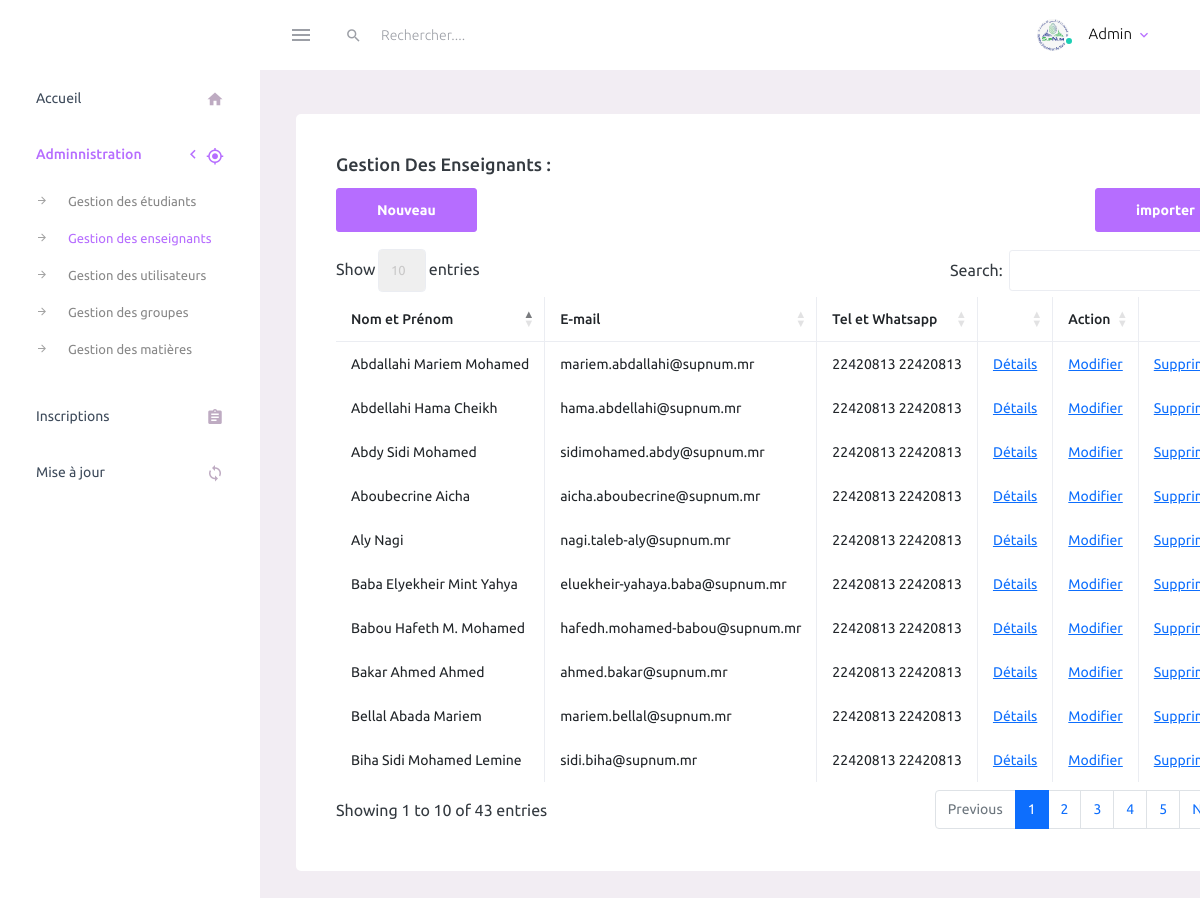
Screenshot of /admin/enseignant.php (signed in) with the database file from the repository.
### tables this page shows
CREATE TABLE `enseignant` (
`id_ens` int(10) PRIMARY KEY AUTO_INCREMENT ,
`nom` varchar(60) DEFAULT NULL,
`prenom` varchar(60) DEFAULT NULL,
`Date_naiss` date DEFAULT NULL,
`lieu_naiss` varchar(30) DEFAULT NULL,
`email` varchar(100) DEFAULT NULL,
`num_tel` int(20) DEFAULT NULL,
`num_whatsapp` int(20) DEFAULT NULL,
`diplome` varchar(20) DEFAULT NULL,
`grade` varchar(20) DEFAULT NULL,
`id_role` int(11) NOT NULL,
FOREIGN KEY (id_role) REFERENCES role(id_role)

);

### admin/enseignant.php (the view, shortened to what this page needs)
<?php
include "nav_bar.php";
$req1 = "SELECT * FROM enseignant  ORDER BY nom ASC ;";
$req = mysqli_query($conn , $req1);
?>
<div class="main-panel">
          <div class="content-wrapper">
            <div class="page-header">
            <div class="row">
              <div class="col-lg-12 grid-margin stretch-card">
                <div class="card">
                  <div class="card-body">
                    <h4 class="card-title">Gestion des enseignants :</h4>
                    <div style="display: flex ; justify-content: space-between;">
                        <a href="ajouter_enseignant.php" class = "btn btn-primary" >Nouveau</a>
                        <a href="import_enseignant.php"  class="btn btn-primary ml-25">importer</a>
                    </div>
                    <br>
                    <table id="example" class="table table-bordered" style="width:100%">
                    <thead>
                    <tr>
                    <th>Nom et Prénom</th>
                    <th>E-mail</th>
                    <th>Tel et Whatsapp</th>
                    <th></th>
                    <th >Action</th>
                    <th></th>
                    </tr>
                    </thead>
                    <tbody>
                    <?php
                    if(mysqli_num_rows($req) == 0){
                        echo "Il n'y a pas encore des enseignant ajouter !" ;
                    }else {
                        while($row=mysqli_fetch_assoc($req)){
                            ?>
                            <tr>
                                <td><?php echo $row['nom'];?>
                                <?php echo $row['prenom'];?></td>
                                <td><?php echo $row['email']; ?></td>
                                <td><?php echo $row['num_tel']; ?>
                                <?php echo $row['num_whatsapp']; ?></td>
                                <td><a href="detail_enseignant.php?id_ens=<?=$row['id_ens']?>">Détails</a></td>
                                <td><a href="modifier_enseignant.php?id_ens=<?=$row['id_ens']?>">Modifier</a></td>
                                <td><a href="supprimer_enseignant.php?id_ens=<?=$row['id_ens']?>" id="supprimer">Supprimer</a></td>
                            </tr>
                            <?php
                        }
                    }
                    ?>
                      </tbody>
                    </table>
                  </div>
                </div>
              </div>
            </div>
        </div>
    </div>
</div>
</div>
</body>
</html>

### rows the page displays
enseignant: nom "Abdallahi", prenom "Mariem Mohamed", email "mariem.abdallahi@supnum.mr", num_tel "22420813", num_whatsapp "22420813"
enseignant: nom "Abdellahi", prenom "Hama Cheikh", email "hama.abdellahi@supnum.mr", num_tel "22420813", num_whatsapp "22420813"
enseignant: nom "Abdy", prenom "Sidi Mohamed", email "sidimohamed.abdy@supnum.mr", num_tel "22420813", num_whatsapp "22420813"
enseignant: nom "Aboubecrine", prenom "Aicha", email "aicha.aboubecrine@supnum.mr", num_tel "22420813", num_whatsapp "22420813"
enseignant: nom "Aly", prenom "Nagi", email "nagi.taleb-aly@supnum.mr", num_tel "22420813", num_whatsapp "22420813"
enseignant: nom "Baba", prenom "Elyekheir Mint Yahya", email "eluekheir-yahaya.baba@supnum.mr", num_tel "22420813", num_whatsapp "22420813"
enseignant: nom "Babou", prenom "Hafeth M. Mohamed", email "hafedh.mohamed-babou@supnum.mr", num_tel "22420813", num_whatsapp "22420813"
enseignant: nom "Bakar", prenom "Ahmed Ahmed", email "ahmed.bakar@supnum.mr", num_tel "22420813", num_whatsapp "22420813"
enseignant: nom "Bellal Abada", prenom "Mariem", email "mariem.bellal@supnum.mr", num_tel "22420813", num_whatsapp "22420813"
enseignant: nom "Biha", prenom "Sidi Mohamed Lemine", email "sidi.biha@supnum.mr", num_tel "22420813", num_whatsapp "22420813"
